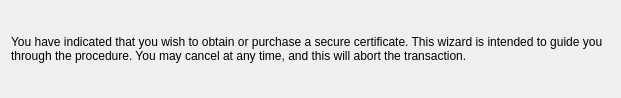
<ui version="4.0" >
 <author>George Staikos &lt;staikos@kde.org></author>
 <class>KGWizardPage1</class>
 <widget class="QWidget" name="KGWizardPage1" >
  <property name="geometry" >
   <rect>
    <x>0</x>
    <y>0</y>
    <width>621</width>
    <height>98</height>
   </rect>
  </property>
  <layout class="QGridLayout" >
   <property name="leftMargin" >
    <number>11</number>
   </property>
   <property name="topMargin" >
    <number>11</number>
   </property>
   <property name="rightMargin" >
    <number>11</number>
   </property>
   <property name="bottomMargin" >
    <number>11</number>
   </property>
   <property name="horizontalSpacing" >
    <number>6</number>
   </property>
   <property name="verticalSpacing" >
    <number>6</number>
   </property>
   <item row="0" column="0" >
    <widget class="QLabel" name="TextLabel1" >
     <property name="text" >
      <string>You have indicated that you wish to obtain or purchase a secure certificate. This wizard is intended to guide you through the procedure. You may cancel at any time, and this will abort the transaction.</string>
     </property>
     <property name="textFormat" >
      <enum>Qt::RichText</enum>
     </property>
     <property name="scaledContents" >
      <bool>false</bool>
     </property>
     <property name="alignment" >
      <set>Qt::AlignLeading|Qt::AlignLeft|Qt::AlignVCenter</set>
     </property>
     <property name="wordWrap" >
      <bool>true</bool>
     </property>
    </widget>
   </item>
  </layout>
 </widget>
 <includes>
  <include location="global" >kdialog.h</include>
 </includes>
 <resources/>
 <connections/>
</ui>
